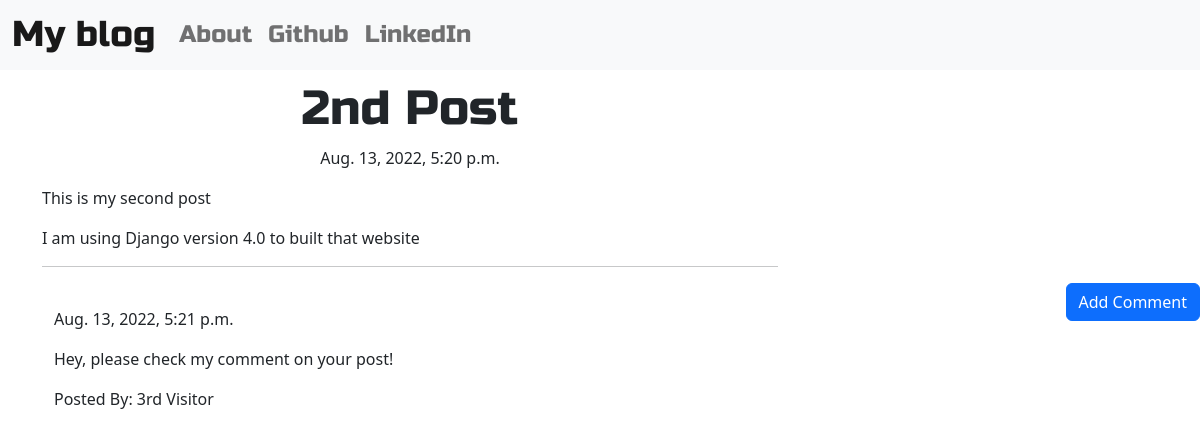
Screenshot of /post/3 with the database file from the repository.
### blog/models.py (models this page shows, shortened)
class Post(models.Model):
    author = models.ForeignKey('auth.user', on_delete=models.CASCADE)
    title = models.CharField(max_length=200)
    text = models.TextField()
    create_date = models.DateTimeField(default=timezone.now)
    published_date = models.DateTimeField(blank=True, null=True)

class Comment(models.Model):
    post = models.ForeignKey('blog.Post', related_name='comments', on_delete=models.CASCADE)
    author = models.CharField(max_length=200)
    text = models.TextField()
    create_date = models.DateTimeField(default=timezone.now)
    approved_comment = models.BooleanField(default=False)

### blog/views.py (the view)
# urls.py: path('post/<int:pk>', views.PostDetailView.as_view(), name='post_detail'),
class PostDetailView(DetailView):
    model = Post

### blog/templates/blog/post_detail.html (shortened to what this page needs)
{% extends "blog/base.html" %}
{% block content %}
    <h1 class="posttitle loader">{{ post.title }}</h1>
    {% if post.published_date %}
        <div class="date postdate">
            {{ post.published_date }}
        </div>
    {% else %}
        <a class="btn btn-outline-dark" href="{% url 'post_publish' pk=post.pk %}">Publish</a>
    {% endif %}
    <p class="postcontent">{{ post.text|safe|linebreaksbr }}</p>
    <hr>
    <a class="btn btn-primary btn-comment" href="{% url 'add_comment_to_post' pk=post.pk %}">Add Comment</a>
    <div class="container">
        {% for comment in post.comments.all %}
        <br>
            {% if user.is_authenticated or comment.approved_comment %}
                {{comment.create_date }}
                    <p>{{ comment.text|safe|linebreaks }}</p>
                    <p>Posted By: {{ comment.author }}</p>
            {% endif %}
            {% empty %}
            <p>No Comments Posted!</p>
        {% endfor %}
    </div>
{% endblock %}

### blog/static/css/blog.css (style rules this page uses)
.postdate { text-align: center; }
.posttitle { font-family: 'Russo One', sans-serif; font-size: 3em; text-align: center; }
.postcontent { font-family: 'Montserrat'; font-size: 1.5em; }
.btn-comment { position: absolute; right: 0px; }
.loader { filter:hue-rotate(0deg); color:linear-gradient(45deg,#0f8,#08f); animation:hue 10000ms infinite linear; }

### rows the page displays
Post: title "2nd Post", published_date "Aug. 13, 2022, 5:20 p.m.", text "This is my second post I am using Django version 4.0 to built that website"
Comment: create_date "Aug. 13, 2022, 5:21 p.m.", text "Hey, please check my comment on your post!", author "3rd Visitor"
